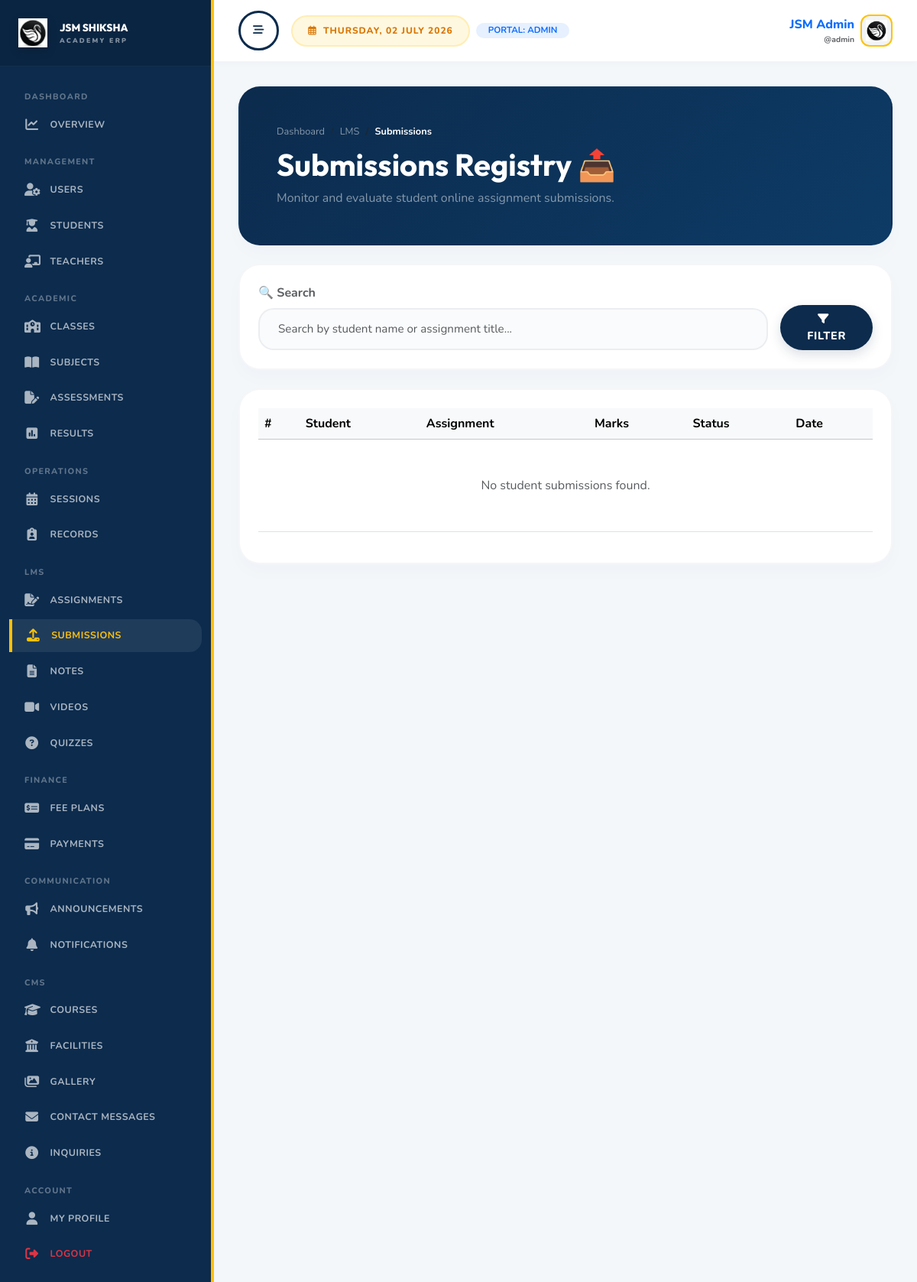
/dashboard/admin/submissions/ (signed in), run on an earlier commit of the app's database.
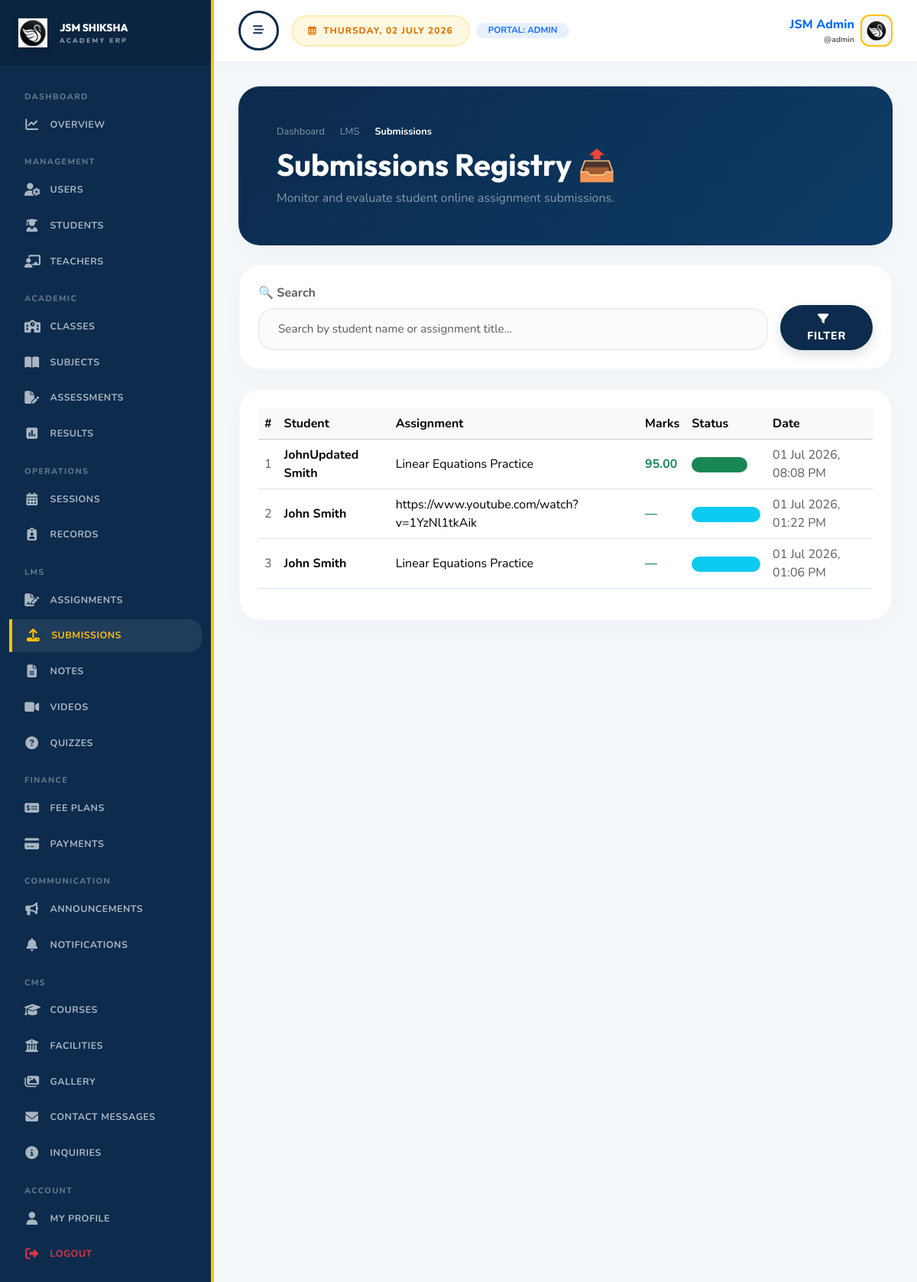
And on a later commit of the database.
### learning/models.py (models this page shows, shortened)
class AssignmentSubmission(models.Model):
    class Status(models.TextChoices):
        SUBMITTED = "submitted", "Submitted"
        GRADED = "graded", "Graded"
        RETURNED = "returned", "Returned"
    assignment = models.ForeignKey(Assignment, on_delete=models.CASCADE, related_name="submissions")
    student = models.ForeignKey("users.StudentProfile", on_delete=models.CASCADE, related_name="submissions")
    text_answer = models.TextField(blank=True)
    file = models.FileField(upload_to="assignment-submissions/", blank=True, null=True)
    submitted_at = models.DateTimeField(auto_now_add=True)
    grade = models.DecimalField(max_digits=6, decimal_places=2, blank=True, null=True)
    feedback = models.TextField(blank=True)
    status = models.CharField(max_length=20, choices=Status.choices, default=Status.SUBMITTED)
    updated_at = models.DateTimeField(auto_now=True)
    class Meta:
        constraints = [
            models.UniqueConstraint(
                fields=["assignment", "student"],
                name="unique_submission_per_assignment_student",
            )
        ]
        ordering = ["-submitted_at"]

class LearningResource(models.Model):
    classroom = models.ForeignKey("academics.ClassRoom", on_delete=models.CASCADE, related_name="%(class)s_resources")
    subject = models.ForeignKey("academics.Subject", on_delete=models.CASCADE, related_name="%(class)s_resources")
    teacher = models.ForeignKey(
        "users.TeacherProfile",
        on_delete=models.SET_NULL,
        related_name="%(class)s_resources",
        blank=True,
        null=True,
    )
    title = models.CharField(max_length=180)
    description = models.TextField(blank=True)
    is_published = models.BooleanField(default=True)
    published_at = models.DateTimeField(blank=True, null=True)
    created_at = models.DateTimeField(auto_now_add=True)
    updated_at = models.DateTimeField(auto_now=True)
    class Meta:
        abstract = True
        ordering = ["-created_at"]

class Assignment(LearningResource):
    class Status(models.TextChoices):
        DRAFT = "draft", "Draft"
        PUBLISHED = "published", "Published"
        CLOSED = "closed", "Closed"
    due_at = models.DateTimeField()
    attachment = models.FileField(upload_to="assignments/", blank=True, null=True)
    points = models.PositiveIntegerField(default=100)
    status = models.CharField(max_length=20, choices=Status.choices, default=Status.PUBLISHED)

### users/models.py (models this page shows, shortened)
class StudentProfile(models.Model):
    class Status(models.TextChoices):
        ACTIVE = "active", "Active"
        GRADUATED = "graduated", "Graduated"
        TRANSFERRED = "transferred", "Transferred"
        INACTIVE = "inactive", "Inactive"
    user = models.OneToOneField(User, on_delete=models.CASCADE, related_name="student_profile")
    admission_number = models.CharField(max_length=40, unique=True)
    roll_number = models.CharField(max_length=30, blank=True)
    classroom = models.ForeignKey(
        "academics.ClassRoom",
        on_delete=models.SET_NULL,
        related_name="students",
        blank=True,
        null=True,
    )
    date_of_birth = models.DateField(blank=True, null=True)
    guardian_name = models.CharField(max_length=120, blank=True)
    guardian_phone = models.CharField(max_length=20, blank=True)
    blood_group = models.CharField(max_length=10, blank=True)
    status = models.CharField(max_length=20, choices=Status.choices, default=Status.ACTIVE)
    created_at = models.DateTimeField(auto_now_add=True)
    updated_at = models.DateTimeField(auto_now=True)

class User(AbstractUser):
    class Roles(models.TextChoices):
        ADMIN = "admin", "Admin"
        TEACHER = "teacher", "Teacher"
        STUDENT = "student", "Student"
    email = models.EmailField(unique=True)
    role = models.CharField(max_length=20, choices=Roles.choices, default=Roles.STUDENT)
    phone = models.CharField(max_length=20, blank=True)
    address = models.TextField(blank=True)
    bio = models.TextField(blank=True)
    avatar = models.ImageField(upload_to="avatars/", blank=True, null=True)
    is_verified = models.BooleanField(default=True)
    date_of_birth = models.DateField(blank=True, null=True)
    gender = models.CharField(max_length=20, blank=True)
    city = models.CharField(max_length=80, blank=True)
    state = models.CharField(max_length=80, blank=True)
    country = models.CharField(max_length=80, blank=True)
    pincode = models.CharField(max_length=20, blank=True)
    employee_id = models.CharField(max_length=40, blank=True)
    joining_date = models.DateField(blank=True, null=True)
    profile_visibility = models.BooleanField(default=True)
    email_notifications = models.BooleanField(default=True)
    system_notifications = models.BooleanField(default=True)
    theme = models.CharField(max_length=20, default="light")
    language = models.CharField(max_length=20, default="en")
    created_at = models.DateTimeField(auto_now_add=True)
    updated_at = models.DateTimeField(auto_now=True)
    @property
    def full_name(self):
        name = f"{self.first_name} {self.last_name}".strip()
        return name or self.username

### dashboard/views.py (the view)
# urls.py: path("dashboard/admin/submissions/", views.admin_submissions, name="admin_submissions"),
@login_required
def admin_submissions(request):
    if request.user.role != "admin":
        return redirect("dashboard_redirect")
    q = request.GET.get("q", "").strip()
    submissions = AssignmentSubmission.objects.all().select_related("student__user", "assignment").order_by("-submitted_at")
    if q:
        submissions = submissions.filter(Q(student__user__first_name__icontains=q) | Q(student__user__last_name__icontains=q) | Q(assignment__title__icontains=q))
    return render(request, "admin/submissions.html", {
        "submissions": submissions,
        "is_dashboard_view": True,
        "q": q
    })

### templates/admin/submissions.html (shortened to what this page needs)
{% extends "dashboard_base.html" %}
{% load static %}
{% block dashboard_content %}
<div class="premium-card p-4 p-md-5 mb-4 text-white" style="background: linear-gradient(135deg, #0c2b4d 0%, #0d3b66 100%);">
    <div class="row align-items-center">
        <div class="col-md-12">
            <nav aria-label="breadcrumb">
                <ol class="breadcrumb mb-2" style="font-size: 0.8rem;">
                    <li class="breadcrumb-item"><a href="{% url 'admin_overview' %}" class="text-white-50 text-decoration-none">Dashboard</a></li>
                    <li class="breadcrumb-item text-white-50" aria-current="page">LMS</li>
                    <li class="breadcrumb-item active text-white fw-bold" aria-current="page">Submissions</li>
                </ol>
            </nav>
            <h1 class="display-6 fw-bold text-white mb-2" style="font-family:'Outfit',sans-serif;">Submissions Registry 📤</h1>
            <p class="text-white-50 mb-0">Monitor and evaluate student online assignment submissions.</p>
        </div>
    </div>
</div>
<div class="premium-card p-4 bg-white mb-4">
    <form method="get" class="row g-3 align-items-end">
        <div class="col-md-10">
            <label class="form-label fw-bold text-xs uppercase text-muted" for="q">🔍 Search</label>
            <input type="text" name="q" id="q" value="{{ q|default:'' }}" class="form-control rounded-pill" placeholder="Search by student name or assignment title...">
        </div>
        <div class="col-md-2">
            <button type="submit" class="btn btn-premium-primary rounded-pill w-100 py-2"><i class="fa-solid fa-filter me-2"></i>Filter</button>
        </div>
    </form>
</div>
<div class="premium-card p-4 bg-white">
    <div class="table-responsive">
        <table class="table table-hover align-middle">
            <thead class="table-light">
                <tr>
                    <th>#</th>
                    <th>Student</th>
                    <th>Assignment</th>
                    <th>Marks</th>
                    <th>Status</th>
                    <th>Date</th>
                </tr>
            </thead>
            <tbody>
                {% for sub in submissions %}
                <tr>
                    <td class="text-muted">{{ forloop.counter }}</td>
                    <td class="fw-bold">{{ sub.student.user.full_name }}</td>
                    <td>{{ sub.assignment.title }}</td>
                    <td class="fw-bold text-success">{{ sub.grade|default:"—" }}</td>
                    <td>
                        {% if sub.status == 'graded' %}
                            <span class="badge bg-success bg-opacity-15 text-success rounded-pill fw-bold px-3 py-1">Graded</span>
                        {% elif sub.status == 'submitted' %}
                            <span class="badge bg-info bg-opacity-15 text-info rounded-pill fw-bold px-3 py-1">Submitted</span>
                        {% else %}
                            <span class="badge bg-warning bg-opacity-15 text-warning rounded-pill fw-bold px-3 py-1">Revision</span>
                        {% endif %}
                    </td>
                    <td class="text-muted">{{ sub.submitted_at|date:"d M Y, h:i A" }}</td>
                </tr>
                {% empty %}
                <tr><td colspan="6" class="text-center py-5 text-muted">No student submissions found.</td></tr>
                {% endfor %}
            </tbody>
        </table>
    </div>
</div>
{% endblock %}

What changed in the data, as far as the page shows it:
added AssignmentSubmission: student.user.full_name "JohnUpdated Smith", assignment "Linear Equations Practice", grade "95.00", submitted_at "01 Jul 2026, 08:08 PM"
added AssignmentSubmission: student.user.full_name "John Smith", assignment "https://www.youtube.com/watch?v=1YzNl1tkAik", grade "—", submitted_at "01 Jul 2026, 01:22 PM"
added AssignmentSubmission: student.user.full_name "John Smith", assignment "Linear Equations Practice", grade "—", submitted_at "01 Jul 2026, 01:06 PM"
Also different on the page:
text no longer shown: "No student submissions found."
